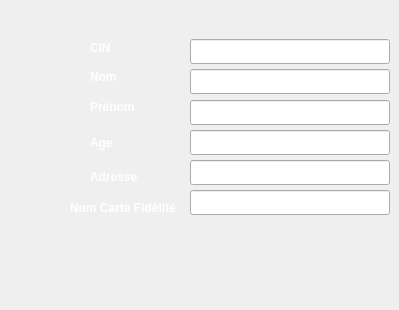
    <widget class="QWidget" name="page_55">
     <widget class="QLineEdit" name="id_client_aj_4">
      <property name="geometry">
       <rect>
        <x>190</x>
        <y>39</y>
        <width>200</width>
        <height>25</height>
       </rect>
      </property>
     </widget>
     <widget class="QLabel" name="label_41">
      <property name="geometry">
       <rect>
        <x>70</x>
        <y>200</y>
        <width>121</width>
        <height>16</height>
       </rect>
      </property>
      <property name="text">
       <string>&lt;html&gt;&lt;head/&gt;&lt;body&gt;&lt;p&gt;&lt;span style=&quot; font-weight:600; color:#ffffff;&quot;&gt;Num Carte Fidélité&lt;/span&gt;&lt;/p&gt;&lt;/body&gt;&lt;/html&gt;</string>
      </property>
     </widget>
     <widget class="QLabel" name="label_42">
      <property name="geometry">
       <rect>
        <x>90</x>
        <y>170</y>
        <width>47</width>
        <height>13</height>
       </rect>
      </property>
      <property name="text">
       <string>&lt;html&gt;&lt;head/&gt;&lt;body&gt;&lt;p&gt;&lt;span style=&quot; font-weight:600; color:#ffffff;&quot;&gt;Adresse&lt;/span&gt;&lt;/p&gt;&lt;/body&gt;&lt;/html&gt;</string>
      </property>
     </widget>
     <widget class="QLineEdit" name="adresse_client_aj_4">
      <property name="geometry">
       <rect>
        <x>190</x>
        <y>130</y>
        <width>200</width>
        <height>25</height>
       </rect>
      </property>
     </widget>
     <widget class="QLabel" name="label_43">
      <property name="geometry">
       <rect>
        <x>90</x>
        <y>133</y>
        <width>47</width>
        <height>20</height>
       </rect>
      </property>
      <property name="text">
       <string>&lt;html&gt;&lt;head/&gt;&lt;body&gt;&lt;p&gt;&lt;span style=&quot; font-weight:600; color:#ffffff;&quot;&gt;Age&lt;/span&gt;&lt;/p&gt;&lt;/body&gt;&lt;/html&gt;</string>
      </property>
     </widget>
     <widget class="QLabel" name="label_44">
      <property name="geometry">
       <rect>
        <x>90</x>
        <y>40</y>
        <width>61</width>
        <height>16</height>
       </rect>
      </property>
      <property name="text">
       <string>&lt;html&gt;&lt;head/&gt;&lt;body&gt;&lt;p&gt;&lt;span style=&quot; font-weight:600; color:#ffffff;&quot;&gt;CIN&lt;/span&gt;&lt;/p&gt;&lt;/body&gt;&lt;/html&gt;</string>
      </property>
     </widget>
     <widget class="QLineEdit" name="carte_client_fid_2">
      <property name="geometry">
       <rect>
        <x>190</x>
        <y>190</y>
        <width>200</width>
        <height>25</height>
       </rect>
      </property>
     </widget>
     <widget class="QLineEdit" name="nom_client_aj_4">
      <property name="geometry">
       <rect>
        <x>190</x>
        <y>69</y>
        <width>200</width>
        <height>25</height>
       </rect>
      </property>
     </widget>
     <widget class="QPushButton" name="retour_22">
      <property name="geometry">
       <rect>
        <x>60</x>
        <y>250</y>
        <width>51</width>
        <height>51</height>
       </rect>
      </property>
      <property name="styleSheet">
       <string notr="true">QPushButton {
            color: white;
            border-image: url(:/img/fleche.png) 3 10 3 10;
            border-top: 3px transparent;
            border-bottom: 3px transparent;
            border-right: 10px transparent;
            border-left: 10px transparent;
        }</string>
      </property>
      <property name="text">
       <string/>
      </property>
     </widget>
     <widget class="QLabel" name="label_45">
      <property name="geometry">
       <rect>
        <x>90</x>
        <y>100</y>
        <width>47</width>
        <height>13</height>
       </rect>
      </property>
      <property name="text">
       <string>&lt;html&gt;&lt;head/&gt;&lt;body&gt;&lt;p&gt;&lt;span style=&quot; font-weight:600; color:#ffffff;&quot;&gt;Prénom&lt;/span&gt;&lt;/p&gt;&lt;/body&gt;&lt;/html&gt;</string>
      </property>
     </widget>
     <widget class="QLineEdit" name="age_client_aj_4">
      <property name="geometry">
       <rect>
        <x>190</x>
        <y>160</y>
        <width>200</width>
        <height>25</height>
       </rect>
      </property>
     </widget>
     <widget class="QLineEdit" name="prenom_client_aj_4">
      <property name="geometry">
       <rect>
        <x>190</x>
        <y>100</y>
        <width>200</width>
        <height>25</height>
       </rect>
      </property>
     </widget>
     <widget class="QPushButton" name="pushButton_26">
      <property name="geometry">
       <rect>
        <x>240</x>
        <y>270</y>
        <width>75</width>
        <height>23</height>
       </rect>
      </property>
      <property name="styleSheet">
       <string notr="true">QPushButton {
            color: white;
            border-image: url(:/img/valid.png) 3 10 3 10;
            border-top: 3px transparent;
            border-bottom: 3px transparent;
            border-right: 10px transparent;
            border-left: 10px transparent;
        }</string>
      </property>
      <property name="text">
       <string/>
      </property>
     </widget>
     <widget class="QLabel" name="label_46">
      <property name="geometry">
       <rect>
        <x>90</x>
        <y>70</y>
        <width>47</width>
        <height>13</height>
       </rect>
      </property>
      <property name="text">
       <string>&lt;html&gt;&lt;head/&gt;&lt;body&gt;&lt;p&gt;&lt;span style=&quot; font-weight:600; color:#ffffff;&quot;&gt;Nom&lt;/span&gt;&lt;/p&gt;&lt;/body&gt;&lt;/html&gt;</string>
      </property>
     </widget>
    </widget>
